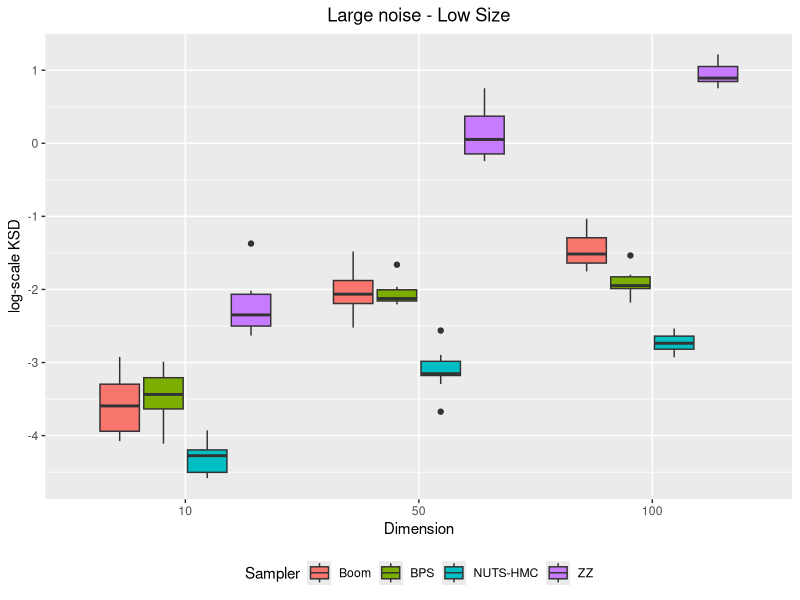

The R script that drew this image:
# plot by number of dimensions
library(ggplot2)

convergence_bk_d10_n100_slar = read.csv("convergence_bk_d10_n100_slar.csv")
convergence_zz_d10_n100_slar = read.csv("convergence_zz_d10_n100_slar.csv")
convergence_hmc_d10_n100_slar = read.csv("convergence_hmc_d10_n100_slar.csv")
convergence_bps_d10_n100_slar = read.csv("convergence_bps_d10_n100_slar.csv")
convergence_bk_d50_n100_slar = read.csv("convergence_bk_d50_n100_slar.csv")
convergence_zz_d50_n100_slar = read.csv("convergence_zz_d50_n100_slar.csv")
convergence_hmc_d50_n100_slar = read.csv("convergence_hmc_d50_n100_slar.csv")
convergence_bps_d50_n100_slar = read.csv("convergence_bps_d50_n100_slar.csv")
convergence_bk_d100_n1000_slar = read.csv("convergence_bk_d100_n1000_slar.csv")
convergence_zz_d100_n1000_slar = read.csv("convergence_zz_d100_n1000_slar.csv")
convergence_hmc_d100_n1000_slar = read.csv("convergence_hmc_d100_n1000_slar.csv")
convergence_bps_d100_n1000_slar = read.csv("convergence_bps_d100_n1000_slar.csv")

#dataframe creation 
convergence_d10 = c(convergence_bk_d10_n100_slar$X0,convergence_bps_d10_n100_slar$X0,convergence_zz_d10_n100_slar$X0,convergence_hmc_d10_n100_slar$X0)
convergence_d50 = c(convergence_bk_d50_n100_slar$X0,convergence_bps_d50_n100_slar$X0,convergence_zz_d50_n100_slar$X0,convergence_hmc_d50_n100_slar$X0)
convergence_d100 = c(convergence_bk_d100_n1000_slar$X0,convergence_bps_d100_n1000_slar$X0,convergence_zz_d100_n1000_slar$X0,convergence_hmc_d100_n1000_slar$X0)
convergence_val = log(c(convergence_d10, convergence_d50, convergence_d100))
convergence = c("10", "50", "100")
d_val = rep(convergence, each=40)
samplers = c("Boom", "BPS", "ZZ", "NUTS-HMC")
s_val = c(rep(samplers, each=10),rep(samplers, each=10),rep(samplers, each=10))

df = data.frame(d_val, convergence_val, s_val)

#plot 
png("convergence_by_dimension_nlar_slar.png", units="in", width=5, height=5, res=600)
ggplot(df, aes(x=factor(d_val, level=c("10", "50", "100")), y=convergence_val, fill=s_val)) + 
  geom_boxplot() + xlab("Dimension") + ylab("log-scale KSD") + ggtitle("Large noise - Low Size")+ labs(fill='Sampler') + theme(plot.title = element_text(hjust = 0.5), legend.position="bottom")
dev.off()
